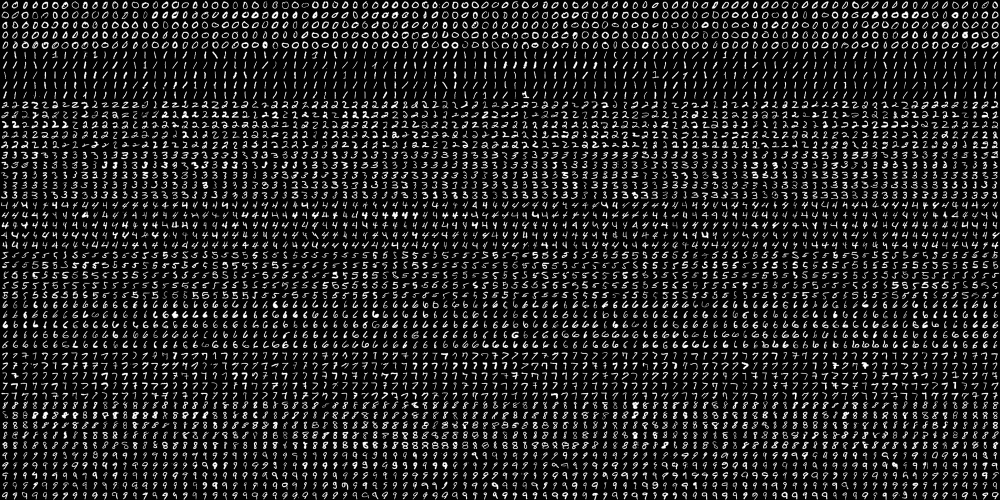
#> input picture lecture12/data/ocr/digits.png, 2000 x 1000 px (shown at 1/2 size)
$ python page68_optical_character_recognition_using_knn_and_svm.py
#> lines starting #> are read from the running program, lines starting #| are printed output that depends on the picture
### lecture12/common.py
from __future__ import annotations

from pathlib import Path
from urllib.request import urlopen

import cv2
import numpy as np


ROOT_DIR = Path(__file__).resolve().parent
DATA_DIR = ROOT_DIR / "data"
OUTPUT_DIR = ROOT_DIR / "output"

PEDESTRIAN_DIR = DATA_DIR / "pedestrians"
OCR_DIR = DATA_DIR / "ocr"
FACE_DIR = DATA_DIR / "faces"
ARUCO_DIR = DATA_DIR / "aruco"
NEW_DATA_DIR = DATA_DIR / "new_data"

PEDESTRIAN_URLS = {
    "basketball1.png": "https://raw.githubusercontent.com/opencv/opencv/4.x/samples/data/basketball1.png",
    "basketball2.png": "https://raw.githubusercontent.com/opencv/opencv/4.x/samples/data/basketball2.png",
}
OCR_DIGITS_URL = "https://raw.githubusercontent.com/opencv/opencv/4.x/samples/data/digits.png"
LENA_URL = "https://raw.githubusercontent.com/opencv/opencv/4.x/samples/data/lena.jpg"
LBP_CASCADE_URL = "https://raw.githubusercontent.com/opencv/opencv/4.x/data/lbpcascades/lbpcascade_frontalface_improved.xml"

FACE_SCENE_PATH = FACE_DIR / "synthetic_group.png"
LENA_PATH = FACE_DIR / "lena.jpg"
LBP_CASCADE_PATH = FACE_DIR / "lbpcascade_frontalface_improved.xml"
OCR_DIGITS_PATH = OCR_DIR / "digits.png"
ARUCO_SCENE_PATH = ARUCO_DIR / "synthetic_markers.png"

ARUCO_DICTIONARY_NAME = "DICT_4X4_50"
ARUCO_MARKER_IDS = [5, 12, 23, 31]


def to_uint8(image: np.ndarray) -> np.ndarray:
    if image.dtype == np.uint8:
        return image
    image_float = image.astype(np.float32)
    if float(image_float.min()) >= 0.0 and float(image_float.max()) <= 1.0:
        image_float *= 255.0
    return np.clip(image_float, 0, 255).astype(np.uint8)


def ensure_color(image: np.ndarray) -> np.ndarray:
    image_uint8 = to_uint8(image)
    if image_uint8.ndim == 2:
        return cv2.cvtColor(image_uint8, cv2.COLOR_GRAY2BGR)
    return image_uint8


# [6 lines left out: function save_image, not called in this run]


def plot_bgr(ax, image: np.ndarray, title: str) -> None:
    ax.imshow(cv2.cvtColor(ensure_color(image), cv2.COLOR_BGR2RGB))
    ax.set_title(title)
    ax.axis("off")


def plot_gray(ax, image: np.ndarray, title: str) -> None:
    ax.imshow(to_uint8(image), cmap="gray", vmin=0, vmax=255)
    ax.set_title(title)
    ax.axis("off")


def draw_text_block(ax, title: str, text: str) -> None:
    ax.axis("off")
    ax.set_title(title)
    ax.text(0.02, 0.98, text, va="top", ha="left", family="monospace", fontsize=9)


def finalize_figure(fig, filename: str, show: bool = False) -> Path:
    import matplotlib.pyplot as plt

    OUTPUT_DIR.mkdir(parents=True, exist_ok=True)
    out_path = OUTPUT_DIR / filename
    fig.tight_layout()
    fig.savefig(out_path, dpi=160, bbox_inches="tight")
    print(f"Saved figure: {out_path}")
    if show:
        plt.show()
    else:
        plt.close(fig)
    return out_path


def download_bytes(url: str) -> bytes:
    with urlopen(url, timeout=30) as response:
        return response.read()


# [15 lines left out: functions download_image, write_downloaded_file, not called in this run]


def write_downloaded_image(url: str, destination: Path) -> Path:
    if destination.exists():
        return destination
    destination.parent.mkdir(parents=True, exist_ok=True)
    save_image(destination, download_image(url))
    return destination


# [5 lines left out: function load_color_image, not called in this run]


def load_grayscale_image(path: Path) -> np.ndarray:
    image = cv2.imread(str(path), cv2.IMREAD_GRAYSCALE)
    if image is None:
        raise FileNotFoundError(f"Could not read image: {path}")
    return image


def ensure_base_dirs() -> None:
    DATA_DIR.mkdir(parents=True, exist_ok=True)
    OUTPUT_DIR.mkdir(parents=True, exist_ok=True)


# [69 lines left out: functions generate_marker_image, build_face_scene, build_aruco_scene, ensure_pedestrian_dataset, not called in this run]


def ensure_ocr_dataset() -> None:
    ensure_base_dirs()
    write_downloaded_image(OCR_DIGITS_URL, OCR_DIGITS_PATH)


# [31 lines left out: functions ensure_face_dataset, ensure_aruco_dataset, ensure_demo_data, pedestrian_image_paths, not called in this run]


def digits_image_path() -> Path:
    ensure_ocr_dataset()
    return OCR_DIGITS_PATH


def face_scene_path() -> Path:
    ensure_face_dataset()
    return FACE_SCENE_PATH


# [13 lines left out: functions haar_cascade_path, lbp_cascade_path, not called in this run]


def aruco_scene_path() -> Path:
    ensure_aruco_dataset()
    return ARUCO_SCENE_PATH


# [5 lines left out: function face_video_path, not called in this run]

### lecture12/page68_optical_character_recognition_using_knn_and_svm.py
from __future__ import annotations

import argparse

import cv2
import matplotlib.pyplot as plt
import numpy as np
from matplotlib.gridspec import GridSpec

from common import digits_image_path, draw_text_block, finalize_figure, load_grayscale_image, plot_bgr, plot_gray


def parse_args() -> argparse.Namespace:
    parser = argparse.ArgumentParser(description="Lecture 12 page 68: OCR using KNN and SVM.")
    parser.add_argument("--show", action="store_true", help="Open the Matplotlib figure after saving.")
    return parser.parse_args()


def split_digits_sheet(sheet: np.ndarray) -> tuple[np.ndarray, np.ndarray, np.ndarray, np.ndarray]:
    cells = [np.hsplit(row, 100) for row in np.vsplit(sheet, 50)]
    cell_array = np.array(cells)
    train_digits = cell_array[:, :50].reshape(-1, 20, 20)
    test_digits = cell_array[:, 50:100].reshape(-1, 20, 20)
    train_labels = np.repeat(np.arange(10), 250).astype(np.int32)
    test_labels = np.repeat(np.arange(10), 250).astype(np.int32)
    return train_digits, test_digits, train_labels, test_labels


def build_hog_descriptor() -> cv2.HOGDescriptor:
    return cv2.HOGDescriptor(
        _winSize=(20, 20),
        _blockSize=(8, 8),
        _blockStride=(4, 4),
        _cellSize=(4, 4),
        _nbins=9,
    )


def compute_hog_features(digits: np.ndarray, hog: cv2.HOGDescriptor) -> np.ndarray:
    return np.array([hog.compute(digit).reshape(-1) for digit in digits], dtype=np.float32)


def build_confusion_matrix(truth: np.ndarray, prediction: np.ndarray) -> np.ndarray:
    matrix = np.zeros((10, 10), dtype=np.int32)
    np.add.at(matrix, (truth, prediction), 1)
    return matrix


def render_confusion(ax, matrix: np.ndarray, title: str) -> None:
    ax.imshow(matrix, cmap="Blues")
    ax.set_title(title)
    ax.set_xlabel("Predicted")
    ax.set_ylabel("True")
    ax.set_xticks(range(10))
    ax.set_yticks(range(10))
    threshold = matrix.max() * 0.55 if matrix.max() else 0.0
    for row in range(matrix.shape[0]):
        for column in range(matrix.shape[1]):
            color = "white" if matrix[row, column] >= threshold else "black"
            ax.text(column, row, str(matrix[row, column]), ha="center", va="center", fontsize=7, color=color)


def build_prediction_grid(
    digits: np.ndarray,
    truth: np.ndarray,
    knn_prediction: np.ndarray,
    svm_prediction: np.ndarray,
    indices: list[int],
) -> np.ndarray:
    tile_width = 100
    tile_height = 120
    columns = 4
    rows = int(np.ceil(len(indices) / columns))
    canvas = np.full((rows * tile_height, columns * tile_width, 3), 255, dtype=np.uint8)

    for slot, sample_index in enumerate(indices):
        row = slot // columns
        column = slot % columns
        x0 = column * tile_width
        y0 = row * tile_height

        digit = cv2.resize(digits[sample_index], (56, 56), interpolation=cv2.INTER_NEAREST)
        digit_bgr = cv2.cvtColor(digit, cv2.COLOR_GRAY2BGR)
        canvas[y0 + 8 : y0 + 64, x0 + 22 : x0 + 78] = digit_bgr

        gt = int(truth[sample_index])
        knn_value = int(knn_prediction[sample_index])
        svm_value = int(svm_prediction[sample_index])

        cv2.putText(canvas, f"T:{gt}", (x0 + 12, y0 + 82), cv2.FONT_HERSHEY_SIMPLEX, 0.58, (20, 20, 20), 2, cv2.LINE_AA)
        cv2.putText(
            canvas,
            f"K:{knn_value}",
            (x0 + 12, y0 + 101),
            cv2.FONT_HERSHEY_SIMPLEX,
            0.58,
            (0, 140, 0) if knn_value == gt else (0, 0, 220),
            2,
            cv2.LINE_AA,
        )
        cv2.putText(
            canvas,
            f"S:{svm_value}",
            (x0 + 12, y0 + 118),
            cv2.FONT_HERSHEY_SIMPLEX,
            0.58,
            (0, 140, 0) if svm_value == gt else (0, 0, 220),
            2,
            cv2.LINE_AA,
        )
    return canvas


def top_confusions(matrix: np.ndarray, limit: int = 5) -> list[str]:
    mistakes: list[tuple[int, int, int]] = []
    for true_label in range(matrix.shape[0]):
        for predicted_label in range(matrix.shape[1]):
            if true_label == predicted_label or matrix[true_label, predicted_label] == 0:
                continue
            mistakes.append((int(matrix[true_label, predicted_label]), true_label, predicted_label))
    mistakes.sort(reverse=True)
    return [f"{true_label}->{predicted_label}: {count}" for count, true_label, predicted_label in mistakes[:limit]]


def main() -> None:
    args = parse_args()
    sheet = load_grayscale_image(digits_image_path())
#> in load_grayscale_image, image is the input picture: shape (1000, 2000); min 0, max 255, mean 33.8
    train_digits, test_digits, train_labels, test_labels = split_digits_sheet(sheet)
#> in split_digits_sheet, `cells = [np.hsplit(row, 100) for row in np.vsplit(sheet, 50)]`: cells = 50 items
#> train_labels = 2500 values from 0 to 9; test_labels = 2500 values from 0 to 9

    hog = build_hog_descriptor()
    train_features = compute_hog_features(train_digits, hog)
#> in compute_hog_features, `return np.array([hog.compute(digit).reshape(-1) for digit in digits], ..`:
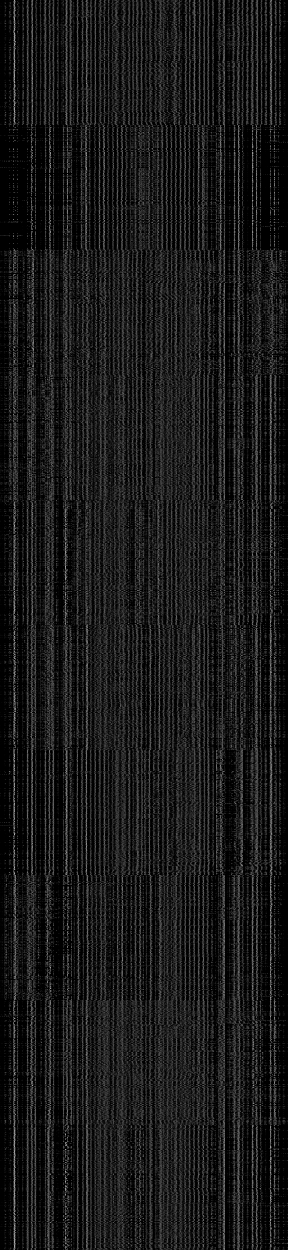
#> returned value: shape (2500, 576) float32 (shown at 1/2 size); min 0, max 0.995, mean 0.1
    test_features = compute_hog_features(test_digits, hog)
#> in compute_hog_features (call 2), `return np.array([hog.compute(digit).reshape(-1) for digit in digits], ..`:
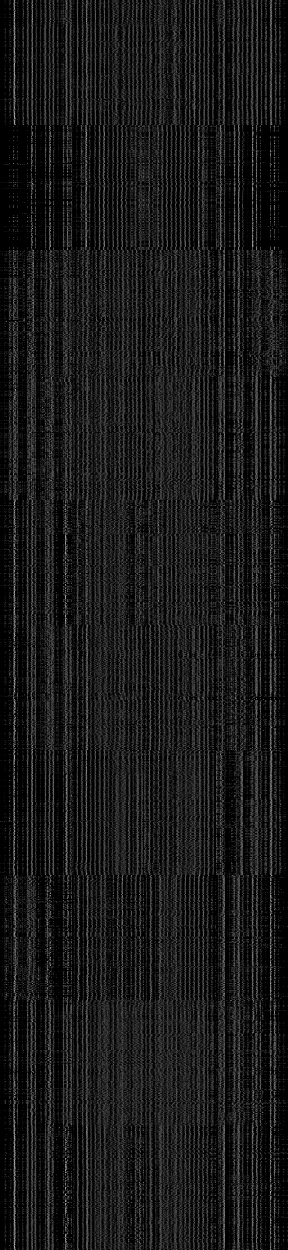
#> returned value: shape (2500, 576) float32 (shown at 1/2 size); min 0, max 0.995, mean 0.0999

    knn = cv2.ml.KNearest_create()
    knn.train(train_features, cv2.ml.ROW_SAMPLE, train_labels)
    _, knn_prediction, _, _ = knn.findNearest(test_features, 5)
#> knn_prediction = 2500 values, max 9 at index 537, min 0 at index 0, mean 4.53
    knn_prediction = knn_prediction.reshape(-1).astype(np.int32)

    svm = cv2.ml.SVM_create()
    svm.setKernel(cv2.ml.SVM_RBF)
    svm.setType(cv2.ml.SVM_C_SVC)
    svm.setC(12.5)
    svm.setGamma(0.50625)
    svm.train(train_features, cv2.ml.ROW_SAMPLE, train_labels)
    svm_prediction = svm.predict(test_features)[1].reshape(-1).astype(np.int32)
#> svm_prediction = 2500 values, max 9 at index 537, min 0 at index 0, mean 4.46

    knn_accuracy = float(np.mean(knn_prediction == test_labels))
#> knn_accuracy = 0.963
    svm_accuracy = float(np.mean(svm_prediction == test_labels))
#> svm_accuracy = 0.96
    knn_confusion = build_confusion_matrix(test_labels, knn_prediction)
    svm_confusion = build_confusion_matrix(test_labels, svm_prediction)

    error_indices = np.where((knn_prediction != test_labels) | (svm_prediction != test_labels))[0].tolist()
#> error_indices = 149 values from 58 to 2490
    sample_indices = [digit * 250 + 12 for digit in range(10)]
    sample_indices.extend(error_indices[:2] if error_indices else [120, 1120])
    prediction_grid = build_prediction_grid(test_digits, test_labels, knn_prediction, svm_prediction, sample_indices[:12])
#> in build_prediction_grid, `rows = int(np.ceil(len(indices) / columns))`: rows = 3
#> in build_prediction_grid, `canvas = np.full((rows * tile_height, columns * tile_width, 3), 255, d..`: canvas: shape (360, 400, 3); every value is 255
#> the loop in build_prediction_grid, `for slot, sample_index in enumerate(indices):` made 12 passes
#> (sample_index, row, column, x0, y0, gt, knn_value, svm_value) on passes 1 to 12: (12, 0, 0, 0, 0, 0, 0, 0), (262, 0, 1, 100, 0, 1, 1, 1), (512, 0, 2, 200, 0, 2, 8, 2), (762, 0, 3, 300, 0, 3, 3, 3), (1012, 1, 0, 0, 120, 4, 7, 4), (1262, 1, 1, 100, 120, 5, 5, 5), (1512, 1, 2, 200, 120, 6, 6, 6), (1762, 1, 3, 300, 120, 7, 7, 7), (2012, 2, 0, 0, 240, 8, 8, 8), (2262, 2, 1, 100, 240, 9, 9, 9), (58, 2, 2, 200, 240, 0, 0, 5), (106, 2, 3, 300, 240, 0, 0, 6)
#> pass 1, in build_prediction_grid, `digit = cv2.resize(digits[sample_index], (56, 56), interpolation=cv2.I..`:
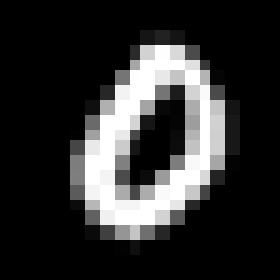
#> digit: shape (56, 56) (shown 5 times larger); min 0, max 255, mean 48.5
#> pass 2, in build_prediction_grid, `digit = cv2.resize(digits[sample_index], (56, 56), interpolation=cv2.I..`:
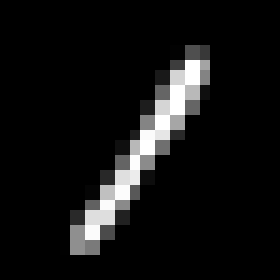
#> digit: shape (56, 56) (shown 5 times larger); min 0, max 255, mean 18.6
#> after the loop in build_prediction_grid, `for slot, sample_index in enumerate(indices):`:
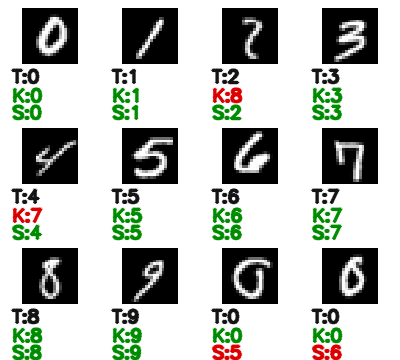
#> canvas: shape (360, 400, 3); mean of channels 0, 1, 2 181.6, 186.8, 183.3; drawn as B, G, R
#> after the loop in build_prediction_grid, `for slot, sample_index in enumerate(indices):`:
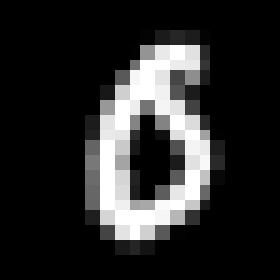
#> digit: shape (56, 56) (shown 5 times larger); min 0, max 255, mean 41.9

    fig = plt.figure(figsize=(18, 10))
    grid = GridSpec(2, 3, figure=fig, width_ratios=[1.0, 1.0, 0.95])

    plot_gray(fig.add_subplot(grid[0, 0]), sheet, "OpenCV digits sheet")
    plot_bgr(fig.add_subplot(grid[1, 0]), prediction_grid, "Sample predictions (T=true, K=KNN, S=SVM)")
    render_confusion(fig.add_subplot(grid[0, 1]), knn_confusion, f"KNN confusion ({knn_accuracy:.2%})")
#> in render_confusion, `threshold = matrix.max() * 0.55 if matrix.max() else 0.0`: threshold = 137.5
    render_confusion(fig.add_subplot(grid[1, 1]), svm_confusion, f"SVM confusion ({svm_accuracy:.2%})")

    summary = (
        f"Training samples: {len(train_labels)}\n"
        f"Test samples: {len(test_labels)}\n"
        f"HOG feature length: {train_features.shape[1]}\n\n"
        f"KNN accuracy: {knn_accuracy:.2%}\n"
        f"SVM accuracy: {svm_accuracy:.2%}\n\n"
        f"Top KNN confusions:\n"
        f"{chr(10).join(top_confusions(knn_confusion) or ['none'])}\n\n"
        f"Top SVM confusions:\n"
        f"{chr(10).join(top_confusions(svm_confusion) or ['none'])}"
    )
#> after the loop in top_confusions, `for true_label in range(matrix.shape[0]):`: mistakes = 35 items, first 6: (2, 1, 2), (2, 1, 7), (1, 2, 0), (8, 2, 3), (4, 2, 8), (1, 2, 9)
    draw_text_block(fig.add_subplot(grid[:, 2]), "OCR Summary", summary)
    finalize_figure(fig, "page68_optical_character_recognition_using_knn_and_svm.png", show=args.show)
#> in finalize_figure, `fig.savefig(out_path, dpi=160, bbox_inches="tight")`:
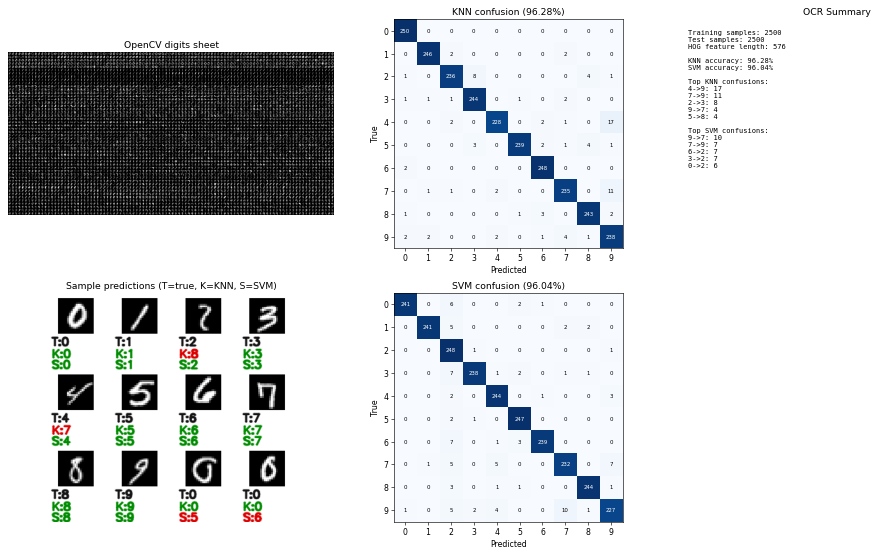
#> figure drawn by matplotlib, 4 panels


if __name__ == "__main__":
    main()
